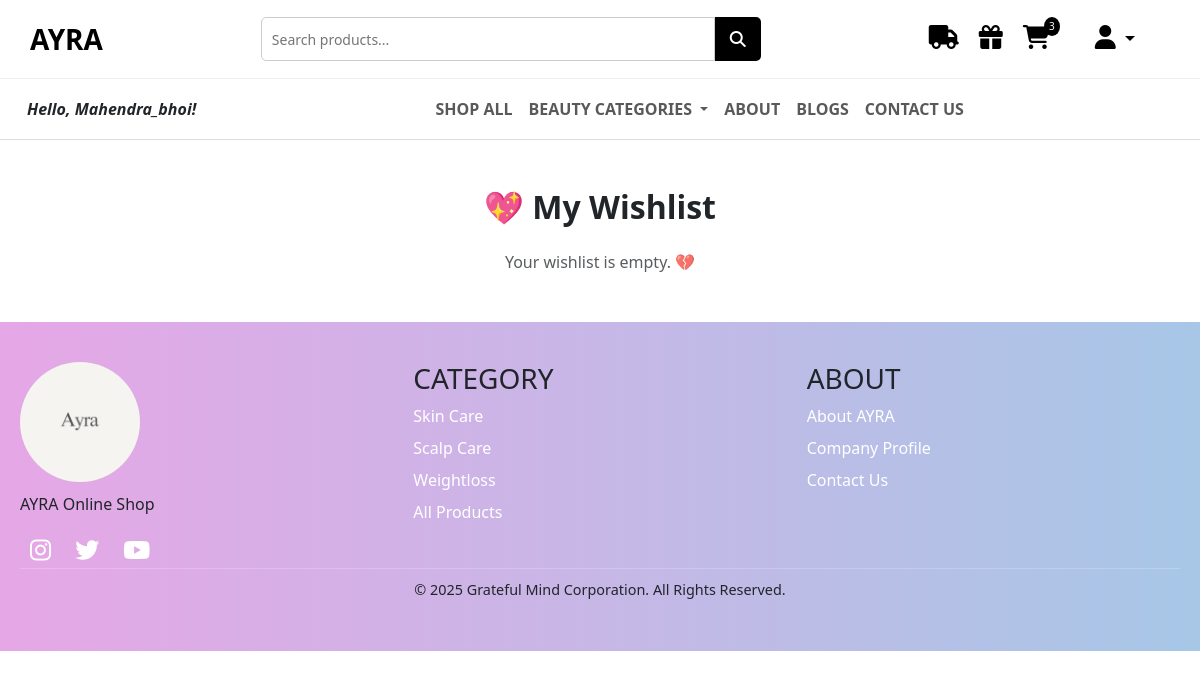
/wishlist/ (signed in), run on an earlier commit of the app's database.
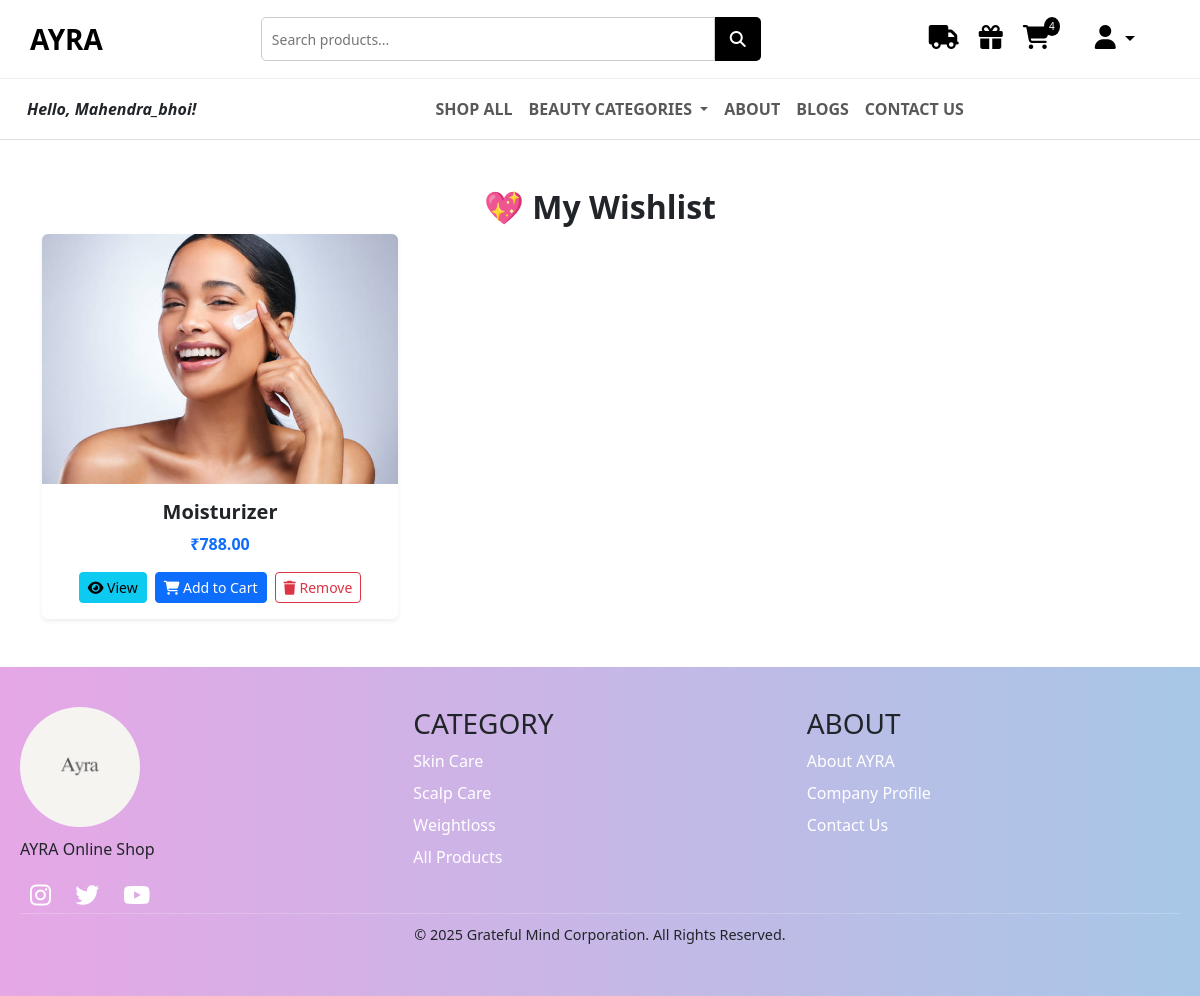
And on a later commit of the database.
### AYRA/models.py (models this page shows, shortened)
class Wishlist(models.Model):
    user = models.ForeignKey(User, on_delete=models.CASCADE)
    product = models.ForeignKey(Product, on_delete=models.CASCADE)
    created_at = models.DateTimeField(default=timezone.now)

class Product(models.Model):
    name = models.CharField(max_length=255)
    image = models.ImageField(upload_to='products/')
    description = models.TextField()
    price = models.DecimalField(max_digits=8, decimal_places=2)
    rating = models.FloatField()
    reviews = models.PositiveIntegerField()
    is_bestseller = models.BooleanField(default=False)
    tag_line = models.CharField(max_length=255, blank=True, null=True)
    category = models.ForeignKey(Category, on_delete=models.CASCADE)

### AYRA/views.py (the view)
# urls.py: path('wishlist/', views.wishlist_view, name='wishlist_view'),
@login_required(login_url='login')
def wishlist_view(request):
    wishlist_items = Wishlist.objects.filter(user=request.user)
    return render(request, 'wishlist.html', {'wishlist_items': wishlist_items})

### AYRA/context_processors.py (called while the page is built)
def cart_count(request):
    if request.user.is_authenticated:
        count = Cart.objects.filter(user=request.user).count()
    else:
        count = 0
    return {'cart_count': count}

def categories_context(request):
    categories = Category.objects.all()
    print("Categories==>",categories)
    return {'nav_categories': categories}

### AYRA/models.py (called while the page is built)
    def __str__(self):
        return self.name

### templates/wishlist.html
{% extends 'base.html' %}
{% load static %}
{% block 'main' %}
<div class="container my-5">
    <h2 class="text-center fw-bold">💖 My Wishlist</h2>
    {% if wishlist_items %}
        <div class="row row-cols-1 row-cols-md-3 g-4">
            {% for item in wishlist_items %}
            <div class="col">
                <div class="card h-100 border-0 shadow-sm rounded">
                    <img src="{{ item.product.image.url }}" class="card-img-top rounded-top" alt="{{ item.product.name }}" style="height: 250px; object-fit: cover;">
                    <div class="card-body text-center">
                        <h5 class="card-title fw-bold">{{ item.product.name }}</h5>
                        <p class="text-primary fw-semibold">₹{{ item.product.price }}</p>
                        <div class="d-flex justify-content-center gap-2">
                            <a href="{% url 'product_detail' item.product.id %}" class="btn btn-info btn-sm">
                                <i class="fas fa-eye"></i> View
                            </a>
                            <a href="{% url 'add_to_cart' item.product.id %}" class="btn btn-primary btn-sm">
                                <i class="fas fa-shopping-cart"></i> Add to Cart
                            </a>
                            <a href="{% url 'remove_from_wishlist' item.product.id %}" class="btn btn-outline-danger btn-sm">
                                <i class="fas fa-trash"></i> Remove
                            </a>
                        </div>
                    </div>
                </div>
            </div>
            {% endfor %}
        </div>
    {% else %}
        <p class="text-center text-muted mt-4">Your wishlist is empty. 💔</p>
    {% endif %}
</div>
{% endblock %}

### templates/base.html (shortened to what this page needs)
{% load static %}
<!DOCTYPE html>
<html lang="en">
<head>
  <link rel="stylesheet" href="{% static 'css/style.css' %}">
  <link href="https://cdn.jsdelivr.net/npm/bootstrap@5.3.0/dist/css/bootstrap.min.css" rel="stylesheet">
  <link rel="stylesheet" href="https://cdnjs.cloudflare.com/ajax/libs/font-awesome/6.4.0/css/all.min.css">
</head>
<body>
  <div class="top-row">
    <a href="{% url 'home' %}" class="logo">AYRA</a>
    <div class="search-bar">
      <form method="GET" action="{% url 'search_products' %}">
        <input type="text" name="q" placeholder="Search products...">
        <button type="submit"><i class="fas fa-search"></i></button>
      </form>
    </div>
    <div class="nav-icons">
      <a href="{% url 'shipping_policy' %}"><i class="fas fa-truck"></i></a>
      <a href="/wishlist"><i class="fas fa-gift"></i></a>
      <a href="{% url 'cart_view' %}">
        <i class="fas fa-shopping-cart"></i>
        <span class="cart-count">{{ cart_count }}</span>
      </a>
      <li class="nav-item dropdown">
        <a class="nav-link dropdown-toggle" href="#" id="userDropdown" role="button" data-bs-toggle="dropdown" aria-expanded="false">
          <i class="fas fa-user"></i>
        </a>
      </li>
    </div>
  </div>
  <nav class="navbar navbar-expand-lg navbar-light bg-white">
    <div class="container-fluid">
      <div class="collapse navbar-collapse" id="navbarSupportedContent">
        <div class="user-info">
          {% if user.is_authenticated %}
              <i>Hello, {{ user.username }}!</i>
          {% endif %}
        </div>
        <ul class="navbar-nav mx-auto mb-2 mb-lg-0">
          <li class="nav-item">
            <a class="nav-link" href="{% url 'all_products' %}">SHOP ALL</a>
          </li>
          <li class="nav-item dropdown">
            <a class="nav-link dropdown-toggle" href="#" id="navbarDropdown"
               role="button" data-bs-toggle="dropdown" aria-expanded="false">
              BEAUTY CATEGORIES
            </a>
          </li>
          <li class="nav-item">
            <a class="nav-link" href="/about">ABOUT</a>
          </li>
          <li class="nav-item">
            <a class="nav-link" href="/blog_list">BLOGS</a>
          </li>
          <li class="nav-item">
            <a class="nav-link" href="/contact">CONTACT US</a>
          </li>
        </ul>
      </div>
    </div>
  </nav>
  {% block 'main' %}{% endblock 'main' %}
  {% block footer %}
  <footer class="footer">
    <div class="footer-content">
      <div class="footer-section">
        <img src="{% static 'images/ayralogo.jpg' %}" alt="AYRA Logo" class="footer-logo">
        <p>AYRA Online Shop</p>
        <div class="social-icons">
          <a href="#"><i class="fab fa-instagram"></i></a>
          <a href="#"><i class="fab fa-twitter"></i></a>
          <a href="#"><i class="fab fa-youtube"></i></a>
        </div>
      </div>
      <div class="footer-section">
        <h3>CATEGORY</h3>
        <ul>
          <li><a href="{% url 'skincare' %}"  style="text-decoration: none;">Skin Care</a></li>
          <li><a href="{% url 'scalpcare' %}" style="text-decoration: none;">Scalp Care</a></li>
          <li><a href="{% url 'weightloss' %}" style="text-decoration: none;">Weightloss</a></li>
          <li><a href="{% url 'all_products' %}" style="text-decoration: none;">All Products</a></li>
        </ul>
      </div>
      <div class="footer-section">
        <h3>ABOUT</h3>
        <ul>
          <li><a href="/about" style="text-decoration: none;">About AYRA</a></li>
          <li><a href="#" style="text-decoration: none;">Company Profile</a></li>
          <li><a href="/contact" style="text-decoration: none;">Contact Us</a></li>
        </ul>
      </div>
    </div>
    <div class="footer-bottom">
      <span>&copy; 2025 Grateful Mind Corporation. All Rights Reserved.</span>
    </div>
  </footer>
  {% endblock %}
</body>
</html>

What changed in the data, as far as the page shows it:
added Wishlist: product.image (picture), product.name "Moisturizer", product.price "788.00"
Also different on the page:
{{ cart_count }}: "3" → "4"
text no longer shown: "Your wishlist is empty. 💔"
